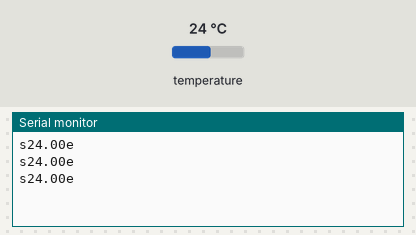
A sketch run on a simulated Arduino Uno, built with avr-gcc and run on an emulated ATmega328P. Parts: the last lines printed to the serial monitor. Inputs (shaded band) come from the test bench; at power-on: temperature 24 °C.

Above: at 2.3 s.
2.4 s: temperature set to 12 °C
At 3.7 s:
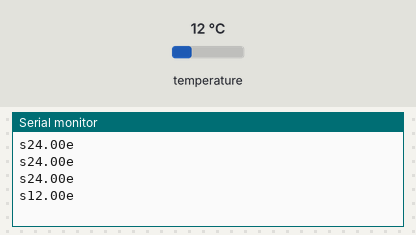
3.9 s: temperature set to 19 °C
At 3.9 s:
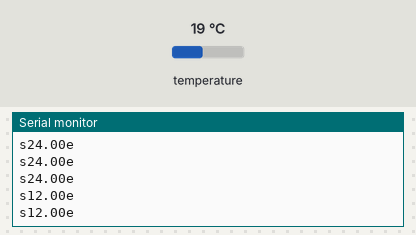
Timing chart, 0 to 6.9 s (numbered marks = the images above; inputs shaded):
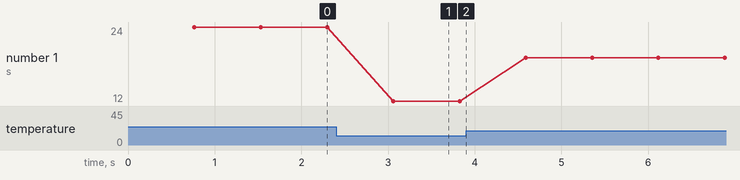

Measured:
- after the input at 2.4 s, the serial monitor: prints a new line after 0.66 s (image 1)
- plotted number 1: 24 → 12 after the input at 2.4 s, 12 → 19 after the input at 3.9 s

The sketch:

Thermometer.ino
```cpp
#include <OneWire.h>
#include <DallasTemperature.h>

// Data wire is plugged into port 2 on the Arduino
#define ONE_WIRE_BUS 10

// Setup a oneWire instance to communicate with any OneWire devices (not just Maxim/Dallas temperature ICs)
OneWire oneWire(ONE_WIRE_BUS);

// Pass our oneWire reference to Dallas Temperature.
DallasTemperature sensors(&oneWire);

void setup(void)
{
  // start serial port
Serial.begin(9600);

  // Start up the library
  sensors.begin();

}

void loop(void){

sensors.requestTemperatures(); // Send the command to get temperatures
Serial.print("s");
float x=sensors.getTempCByIndex(0);
Serial.print(x);
Serial.print("e");
Serial.println();

}
```
